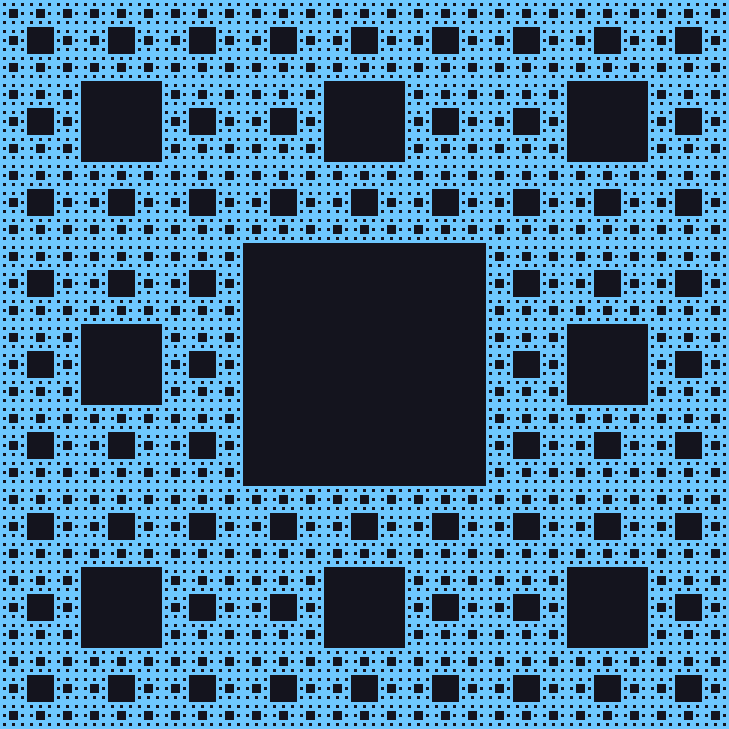

The Python source for this figure:
"""
sierpinski_carpet.py — the square cousin of the Sierpinski triangle. At each
depth, the current square is divided into a 3x3 grid and the centre cell is
removed; the eight surrounding cells recurse. The result is the Sierpinski
carpet, with fractal dimension log(8)/log(3) ~= 1.893.

Pixels2GenAI Project
"""

import numpy as np
from PIL import Image


SIZE = 729  # 3^6 — keeps every recursion exactly aligned to integer pixels


def carve_carpet(canvas, x, y, side, depth, color):
    """Fill an entire square, then recurse to carve eight corner sub-squares."""
    if depth == 0:
        canvas[y:y + side, x:x + side] = color
        return

    third = side // 3
    # Recurse into 8 sub-squares, skipping the centre.
    for dy in range(3):
        for dx in range(3):
            if dy == 1 and dx == 1:
                continue
            carve_carpet(canvas, x + dx * third, y + dy * third, third, depth - 1, color)


canvas = np.full((SIZE, SIZE, 3), [20, 20, 30], dtype=np.uint8)
carve_carpet(canvas, 0, 0, SIZE, depth=5, color=np.array([110, 200, 255], dtype=np.uint8))

Image.fromarray(canvas, mode='RGB').save('sierpinski_carpet.png')
print(f"Saved sierpinski_carpet.png — depth 5, {8 ** 5} solid sub-squares")
